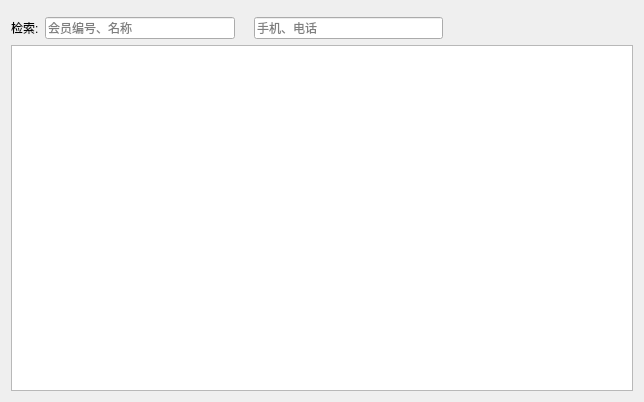
<?xml version="1.0" encoding="UTF-8"?>
<ui version="4.0">
 <class>w_m_member_statemanage_Dialog</class>
 <widget class="QDialog" name="w_m_member_statemanage_Dialog">
  <property name="geometry">
   <rect>
    <x>0</x>
    <y>0</y>
    <width>644</width>
    <height>402</height>
   </rect>
  </property>
  <property name="windowTitle">
   <string>Dialog</string>
  </property>
  <layout class="QVBoxLayout" name="verticalLayout">
   <item>
    <widget class="lds_toolbar" name="widget"/>
   </item>
   <item>
    <layout class="QHBoxLayout" name="horizontalLayout">
     <item>
      <widget class="QLabel" name="label">
       <property name="text">
        <string>检索:</string>
       </property>
       <property name="wordWrap">
        <bool>true</bool>
       </property>
      </widget>
     </item>
     <item>
      <widget class="lds_lineedit_clear" name="lineEdit">
       <property name="placeholderText">
        <string>会员编号、名称</string>
       </property>
      </widget>
     </item>
     <item>
      <widget class="QLabel" name="label_2">
       <property name="text">
        <string/>
       </property>
       <property name="wordWrap">
        <bool>true</bool>
       </property>
      </widget>
     </item>
     <item>
      <widget class="lds_lineedit_clear" name="lineEdit_2">
       <property name="placeholderText">
        <string>手机、电话</string>
       </property>
      </widget>
     </item>
     <item>
      <spacer name="horizontalSpacer">
       <property name="orientation">
        <enum>Qt::Horizontal</enum>
       </property>
       <property name="sizeHint" stdset="0">
        <size>
         <width>40</width>
         <height>20</height>
        </size>
       </property>
      </spacer>
     </item>
    </layout>
   </item>
   <item>
    <widget class="lds_tableView" name="tableView"/>
   </item>
  </layout>
 </widget>
 <customwidgets>
  <customwidget>
   <class>lds_tableView</class>
   <extends>QTableView</extends>
   <header>lds_tableview.h</header>
  </customwidget>
  <customwidget>
   <class>lds_lineedit_clear</class>
   <extends>QLineEdit</extends>
   <header>lds_lineedit_clear.h</header>
  </customwidget>
  <customwidget>
   <class>lds_toolbar</class>
   <extends>QFrame</extends>
   <header>lds_toolbar.h</header>
   <container>1</container>
  </customwidget>
 </customwidgets>
 <tabstops>
  <tabstop>tableView</tabstop>
  <tabstop>lineEdit</tabstop>
  <tabstop>lineEdit_2</tabstop>
 </tabstops>
 <resources/>
 <connections/>
</ui>
